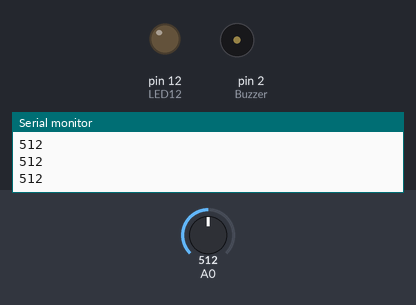
Bench run of a sketch on a simulated Arduino Uno, built with avr-gcc and run on an emulated ATmega328P. On the bench: output pins drawn as LEDs (lit = HIGH), buzzer (waves = sounding, pin HIGH), the last lines printed to the serial monitor. Inputs (shaded band) come from the test bench; at power-on: A0 = 512.

Above: at 1.2 s.
1.3 s: A0 set to 530
2.8 s: A0 set to 553
At 4.0 s:
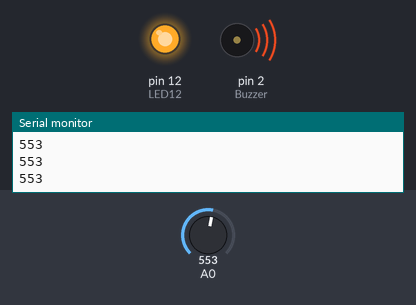
4.3 s: A0 set to 511
At 5.5 s:
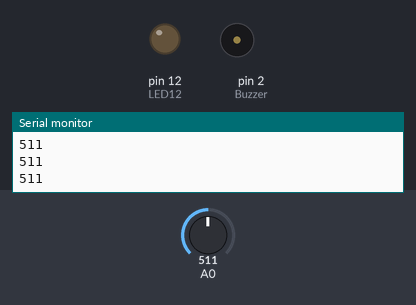
5.8 s: A0 set to 550
At 6.8 s:
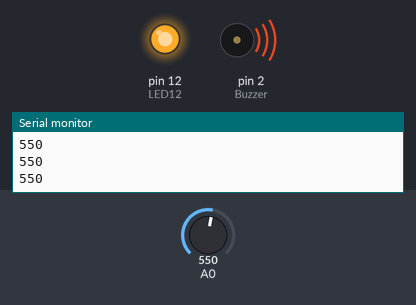
Timing chart, 0 to 8.3 s (numbered marks = the images above; inputs shaded):
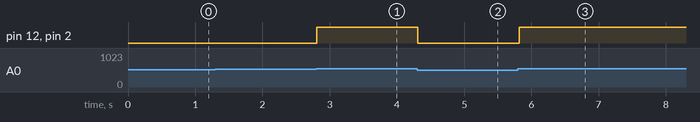

The sketch:

EGCV2.ino
```cpp
int val;
int LED12 = 12;               // Blink del LED segun la frecuencia de pulsos
int Buzzer = 2;
int Threshold = 540;

void setup(){
  pinMode(12,OUTPUT);
  pinMode(2,OUTPUT);
  Serial.begin(19200);
}

void loop(){

val=analogRead(A0);
if(val >= Threshold){
     digitalWrite(LED12,HIGH);
     digitalWrite(Buzzer,HIGH);
}
else{
     digitalWrite(LED12,LOW);
    digitalWrite(Buzzer,LOW);
}
Serial.println(val);
delay(100);

}
```

Measured:
- the behaviour switches between 539 and 540 on A0 (found by bisection; images 0 and 1)
- after the input at 2.8 s, pin 12 (LED12), pin 2 (Buzzer): LOW → HIGH at once
- after the input at 4.3 s, pin 12 (LED12), pin 2 (Buzzer): HIGH → LOW at once
- after the input at 5.8 s, pin 12 (LED12), pin 2 (Buzzer): LOW → HIGH at once
